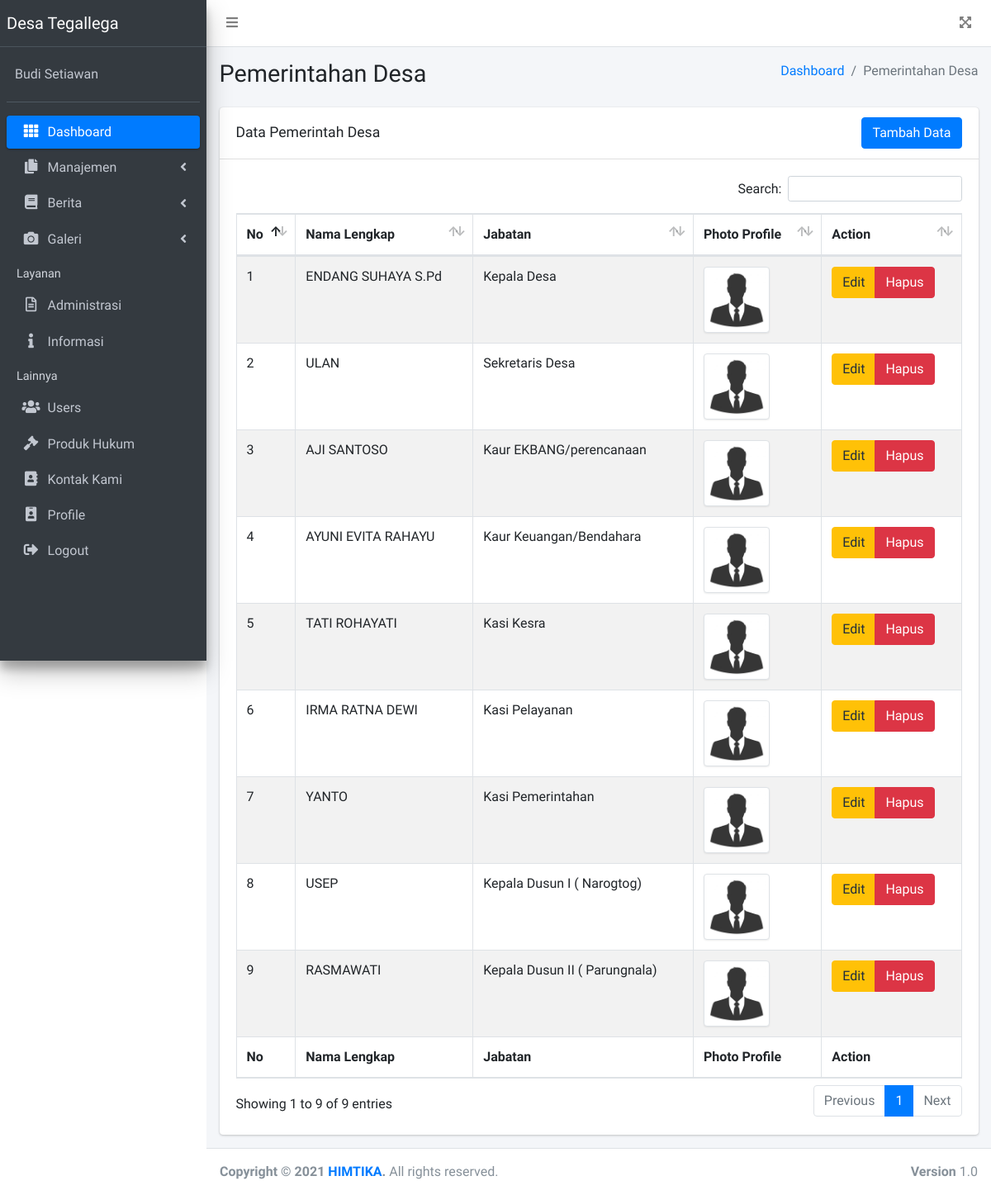
/backend/index?page=pemerintahan-desa (signed in), run on the app's committed database.
### tables this page shows
CREATE TABLE `him_pemerintahan_desa` (
  `id_pemerintahan_desa` int(12) NOT NULL,
  `nama_lengkap` varchar(50) NOT NULL,
  `jabatan` varchar(50) NOT NULL,
  `photo` varchar(255) NOT NULL
);

### backend/page/pemerintahan-desa.php (the view, shortened to what this page needs)
<section class="content-header">
    <div class="container-fluid">
        <div class="row mb-2">
            <div class="col-sm-6">
                <h1>Pemerintahan Desa</h1>
            </div>
            <div class="col-sm-6">
                <ol class="breadcrumb float-sm-right">
                    <li class="breadcrumb-item"><a href="index.php">Dashboard</a></li>
                    <li class="breadcrumb-item active">Pemerintahan Desa</li>
                </ol>
            </div>
        </div>
    </div>
</section>
<section class="content">
    <div class="container-fluid">
        <div class="row">
            <div class="col-12">
                <div class="card">
                    <div class="card-header">
                        <div class="d-flex justify-content-between">
                            <h3 class="card-title mt-2">Data Pemerintah Desa</h3>
                            <button type="button" class="btn btn-primary" data-toggle="modal" data-target="#modal-pemerintahan">
                                Tambah Data
                            </button>
                        </div>
                    </div>
                    <div class="card-body">
                        <table id="pemerintah-desa" class="table table-bordered table-striped">
                            <thead>
                                <tr>
                                    <th>No</th>
                                    <th>Nama Lengkap</th>
                                    <th>Jabatan</th>
                                    <th>Photo Profile</th>
                                    <th>Action</th>
                                </tr>
                            </thead>
                            <tbody>
                                <?php
                                $query = mysqli_query($koneksi, "SELECT * FROM him_pemerintahan_desa");
                                $no = 1;
                                foreach ($query as $data) {
                                ?>
                                    <tr>
                                        <td><?= $no++ ?></td>
                                        <td><?= $data['nama_lengkap'] ?></td>
                                        <td><?= $data['jabatan'] ?></td>
                                        <td>
                                            <a href="#" data-toggle="modal" data-target="#photo<?= $data['id_pemerintahan_desa'] ?>">
                                                <img src="../assets/img/pemdes/<?= $data['photo'] ?>" alt="<?= $data['nama_lengkap'] ?>" class="img-fluid img-thumbnail" width="80">
                                            </a>
                                        </td>
                                        <td>
                                            <div class="btn-group">
                                                <a href="#" class="btn btn-warning" data-target="#edit<?= $data['id_pemerintahan_desa'] ?>" data-toggle="modal">Edit</a>
                                                <a href="#" class="btn btn-danger" data-target="#delete<?= $data['id_pemerintahan_desa'] ?>" data-toggle="modal">Hapus</a>
                                            </div>
                                        </td>
                                    </tr>
                    </div>
                <?php
                                }
                ?>
                <tfoot>
                    <tr>
                        <th>No</th>
                        <th>Nama Lengkap</th>
                        <th>Jabatan</th>
                        <th>Photo Profile</th>
                        <th>Action</th>
                    </tr>
                </tfoot>

### data on the page
him_pemerintahan_desa: nama_lengkap "ENDANG SUHAYA S.Pd", jabatan "Kepala Desa", photo (placeholder picture)
him_pemerintahan_desa: nama_lengkap "ULAN", jabatan "Sekretaris Desa", photo (placeholder picture)
him_pemerintahan_desa: nama_lengkap "AJI SANTOSO", jabatan "Kaur EKBANG/perencanaan", photo (placeholder picture)
him_pemerintahan_desa: nama_lengkap "AYUNI EVITA RAHAYU", jabatan "Kaur Keuangan/Bendahara", photo (placeholder picture)
him_pemerintahan_desa: nama_lengkap "TATI ROHAYATI", jabatan "Kasi Kesra", photo (placeholder picture)
him_pemerintahan_desa: nama_lengkap "IRMA RATNA DEWI", jabatan "Kasi Pelayanan", photo (placeholder picture)
him_pemerintahan_desa: nama_lengkap "YANTO", jabatan "Kasi Pemerintahan", photo (placeholder picture)
him_pemerintahan_desa: nama_lengkap "USEP", jabatan "Kepala Dusun I ( Narogtog)", photo (placeholder picture)
him_pemerintahan_desa: nama_lengkap "RASMAWATI", jabatan "Kepala Dusun II ( Parungnala)", photo (placeholder picture)
